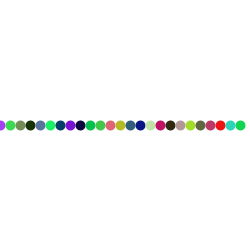
Frame 1 (no input)
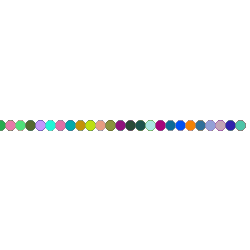
Frame 60 (the mouse pressed at the canvas centre just before this capture)
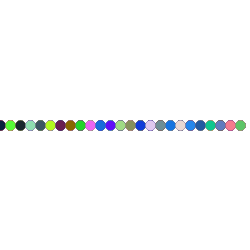
Frame 120 (the mouse held since frame 60 and released just before this capture)

The Processing sketch that drew these frames (run headless with seeded random() and noise(); from frame 60 on, the mouse is pressed at the canvas centre):

// Processing sketch: for_loops
// ── for_loops.pde
void setup() {
  size(250, 250);
  background(255);
  strokeWeight(10);
}
void draw() {
  for (int x = 0; x < 250; x += 10) {
    stroke(random(255), random(255), random(255));
    point(x, height/2);
  }
}
